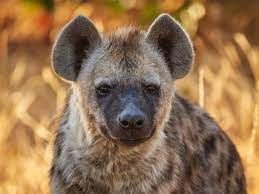
#> input picture advanced/images/hyena.jpg, 259 x 194 px
$ python thresholding.py
#> lines starting #> are read from the running program, lines starting #| are printed output that depends on the picture; after the words box and inside, x2 and y2 are one past the last pixel; in counts of white or black regions, pixels touching at a corner belong together
import cv2

img = cv2.imread('images/hyena.jpg')
#> img is the input picture: shape (194, 259, 3); mean B, G, R 81.2, 114.9, 147.7
cv2.imshow('Original Image', img)
print('Shape of BGR image', img.shape)
#| Shape of BGR image (194, 259, 3)

gray = cv2.cvtColor(img, cv2.COLOR_BGR2GRAY)
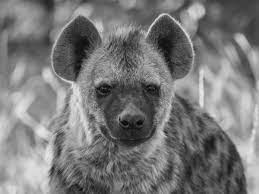
#> gray: shape (194, 259); min 1, max 235, mean 120.9
cv2.imshow('Gray scale Image', gray)
print("Shape of gray scale image", gray.shape)
#| Shape of gray scale image (194, 259)

# Simple Thresholding
threshold, thresholded_image = cv2.threshold(gray, 150, 255, cv2.THRESH_BINARY)
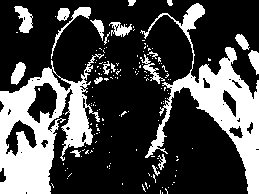
#> thresholded_image: shape (194, 259); 28.5% white; 157 white regions (136 under 20 px), largest, box (x1, y1, x2, y2) and area: (0, 54, 104, 194) 6475, (140, 3, 259, 194) 5456, (14, 6, 33, 33) 289
cv2.imshow('Thresholded image', thresholded_image)
print("Shape of thresholded image", thresholded_image.shape)
#| Shape of thresholded image (194, 259)

# Thresholding Inverse
threshold, inv_thresholded_image = cv2.threshold(
    gray, 150, 255, cv2.THRESH_BINARY_INV)
cv2.imshow('Inverse Thresholded image', inv_thresholded_image)
print("Shape of Inverse thresholded image", inv_thresholded_image.shape)
#| Shape of Inverse thresholded image (194, 259)

# Adaptive Thresholding
adaptive_thresh_mean = cv2.adaptiveThreshold(
    gray, 255, cv2.ADAPTIVE_THRESH_MEAN_C, cv2.THRESH_BINARY, 11, 9)
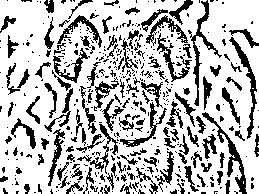
#> adaptive_thresh_mean: shape (194, 259); 73.9% white; 456 black regions (329 under 20 px), largest, box (x1, y1, x2, y2) and area: (202, 112, 247, 194) 567, (188, 0, 222, 106) 538, (229, 37, 257, 139) 482
cv2.imshow('Adaptive Threshold Using Mean', adaptive_thresh_mean)

adaptive_thresh_gaussian = cv2.adaptiveThreshold(
    gray, 255, cv2.ADAPTIVE_THRESH_GAUSSIAN_C, cv2.THRESH_BINARY, 11, 9)
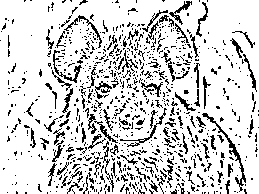
#> adaptive_thresh_gaussian: shape (194, 259); 82.6% white; black in thin lines or dots
cv2.imshow('Adptive Thresholde Using gaussaian', adaptive_thresh_gaussian)

cv2.waitKey(0)

$ run again, with advanced/images/bison.jpg copied over advanced/images/hyena.jpg
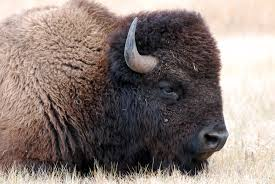
#> input picture advanced/images/bison.jpg, 275 x 184 px
#> img is the input picture: shape (184, 275, 3); mean B, G, R 121.1, 126.5, 140
#| Shape of BGR image (184, 275, 3)
#| Shape of gray scale image (184, 275)
#> `threshold, thresholded_image = cv2.threshold(gray, 150, 255, cv2.THRES..`:
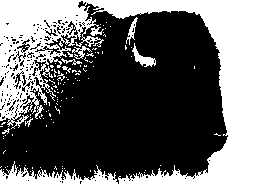
#> thresholded_image: shape (184, 275); 42.5% white; 116 white regions (106 under 20 px), largest, box (x1, y1, x2, y2) and area: (0, 0, 275, 184) 19497, (0, 161, 118, 184) 1149, (132, 43, 156, 67) 200
#| Shape of thresholded image (184, 275)
#| Shape of Inverse thresholded image (184, 275)
#> adaptive_thresh_mean: shape (184, 275); 73% white; black in thin lines or dots
#> `adaptive_thresh_gaussian = cv2.adaptiveThreshold( gray, 255, cv2.ADAPT..`:
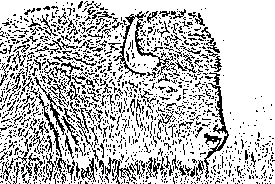
#> adaptive_thresh_gaussian: shape (184, 275); 75.9% white; black in thin lines or dots

$ run again, with advanced/images/lion.jpg copied over advanced/images/hyena.jpg
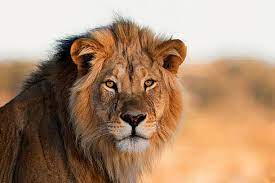
#> input picture advanced/images/lion.jpg, 275 x 183 px
#> img is the input picture: shape (183, 275, 3); mean B, G, R 114.9, 141.1, 172.8
#| Shape of BGR image (183, 275, 3)
#| Shape of gray scale image (183, 275)
#> `threshold, thresholded_image = cv2.threshold(gray, 150, 255, cv2.THRES..`:
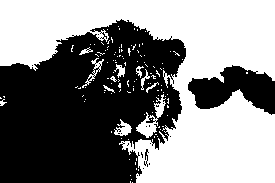
#> thresholded_image: shape (183, 275); 51.6% white; 23 black regions (20 under 20 px), largest, box (x1, y1, x2, y2) and area: (0, 19, 186, 183) 21774, (188, 65, 275, 115) 2528, (144, 149, 149, 167) 37
#| Shape of thresholded image (183, 275)
#| Shape of Inverse thresholded image (183, 275)
#> adaptive_thresh_mean: shape (183, 275); 84.8% white; black in thin lines or dots
#> `adaptive_thresh_gaussian = cv2.adaptiveThreshold( gray, 255, cv2.ADAPT..`:
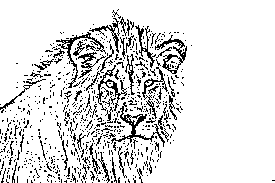
#> adaptive_thresh_gaussian: shape (183, 275); 87.6% white; black in thin lines or dots

$ run again, with advanced/images/monkey.jpg copied over advanced/images/hyena.jpg
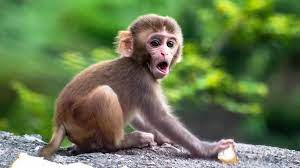
#> input picture advanced/images/monkey.jpg, 300 x 168 px
#> img is the input picture: shape (168, 300, 3); mean B, G, R 79.4, 120.2, 103
#| Shape of BGR image (168, 300, 3)
#| Shape of gray scale image (168, 300)
#> `threshold, thresholded_image = cv2.threshold(gray, 150, 255, cv2.THRES..`:
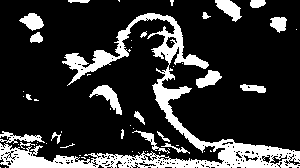
#> thresholded_image: shape (168, 300); 19.3% white; 58 white regions (37 under 20 px), largest, box (x1, y1, x2, y2) and area: (0, 13, 300, 168) 7060, (89, 85, 122, 115) 359, (215, 0, 242, 22) 316
#| Shape of thresholded image (168, 300)
#| Shape of Inverse thresholded image (168, 300)
#> adaptive_thresh_mean: shape (168, 300); 78.5% white; 351 black regions (273 under 20 px), largest, box (x1, y1, x2, y2) and area: (8, 99, 243, 168) 2107, (110, 18, 175, 84) 823, (171, 110, 300, 151) 706
#> `adaptive_thresh_gaussian = cv2.adaptiveThreshold( gray, 255, cv2.ADAPT..`:
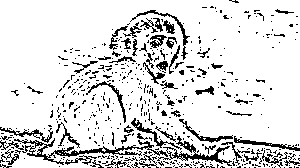
#> adaptive_thresh_gaussian: shape (168, 300); 86.1% white; black in thin lines or dots
